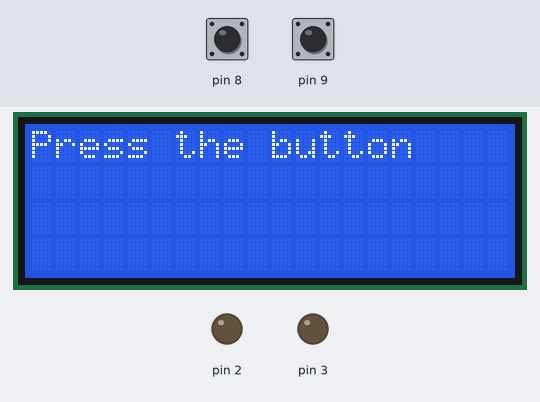
A sketch run on a simulated Arduino Uno, built with avr-gcc and run on an emulated ATmega328P. Parts: 20×4 character LCD, output pins drawn as LEDs (lit = HIGH). The inputs (shaded band) are chosen by the test bench; at power-on: pin 8 HIGH, pin 9 HIGH.

Above: at 1.2 s.
1.3 s: pin 8 pulled LOW for 0.15 s
At 1.8 s:
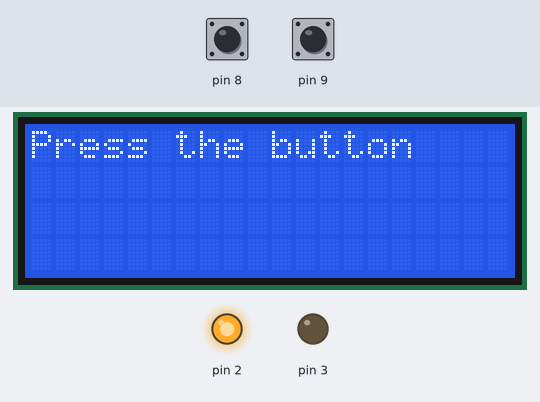
4.4 s: pin 9 pulled LOW for 0.15 s
At 5.3 s:
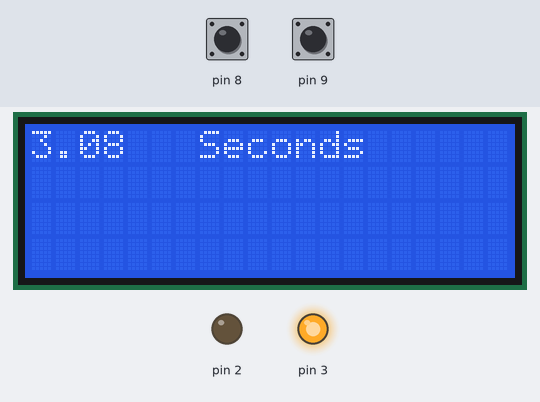
6.0 s: pin 8 pulled LOW for 1 s
At 6.5 s:
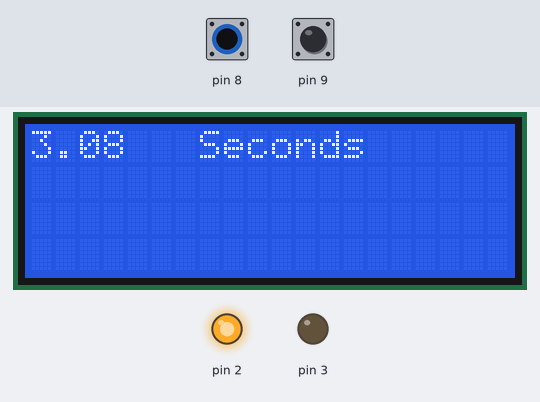
10.0 s: pin 9 pulled LOW for 1 s
At 11.0 s:
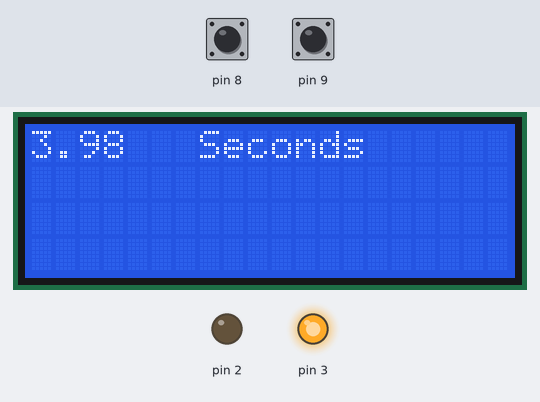
12.5 s: pin 8 pulled LOW for 0.15 s
At 13.6 s:
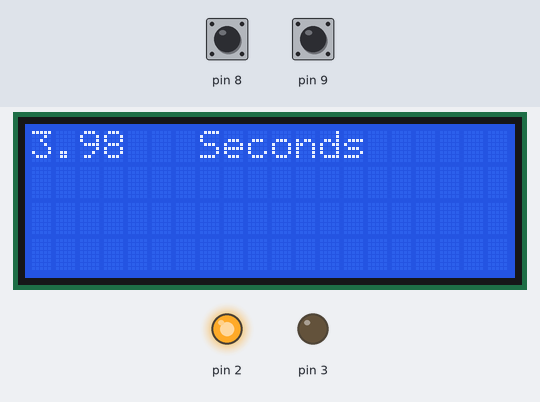
15.6 s: pin 9 pulled LOW for 3.2 s
At 16.3 s:
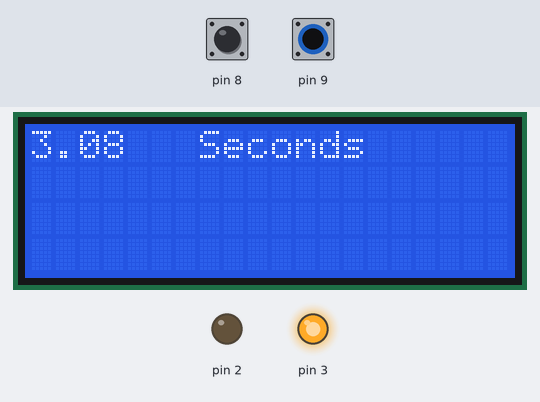
Timing chart, 0 to 18.6 s (numbered marks = the images above; inputs shaded):
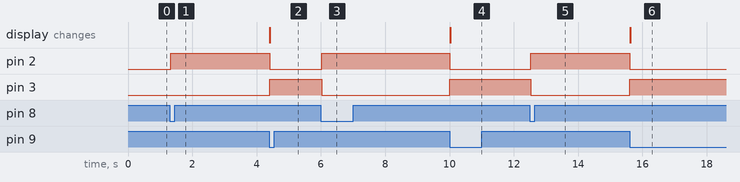

The sketch:

stopwatch.ino
```cpp
#include <Wire.h>
#include <LiquidCrystal_I2C.h>

LiquidCrystal_I2C lcd(0x3F,20,4);

double time = 0;
double a = millis();
double c ;

void setup()
{
 lcd.begin();
 lcd.backlight();
 pinMode(8, INPUT);
 digitalWrite(8, HIGH);
 pinMode(9, INPUT);
 digitalWrite(9, HIGH);
 pinMode(2, OUTPUT);
 digitalWrite(2, LOW);
 digitalWrite(3, LOW);
 pinMode(3, OUTPUT);
}

void loop()
{
lcd.clear();
lcd.print("Press the button");

 if(digitalRead(8) == LOW)
 {
    lcd.clear();
    a = millis();

   while(digitalRead(9) == HIGH)
   {
   c = millis();
   time = (c - a) / 1000;
   lcd.print(time);
   lcd.setCursor(7,0);
   lcd.print("Seconds");
   lcd.setCursor(0,0);
   digitalWrite(2, HIGH);
   digitalWrite(3, LOW);
   }
   if(digitalRead(9) == LOW)
   {
     while(digitalRead(8) == HIGH)
     {
       lcd.setCursor(0,0);

       lcd.setCursor(11,0);
       lcd.print("");
       lcd.setCursor(0,0);
          digitalWrite(2, LOW);
          digitalWrite(3, HIGH);
     }
   }
 }
}
```

Measured:
- after the input at 1.3 s, pin 2: LOW → HIGH at once
- after the input at 4.4 s, pin 2: HIGH → LOW at once; pin 3: LOW → HIGH at once; the display: changes at once (image 2)
- after the input at 6.0 s, pin 2: LOW → HIGH at once; pin 3: HIGH → LOW at once
- after the input at 10.0 s, pin 2: HIGH → LOW at once; pin 3: LOW → HIGH at once; the display: changes at once (image 4)
- after the input at 12.5 s, pin 2: LOW → HIGH at once; pin 3: HIGH → LOW at once
- after the input at 15.6 s, pin 2: HIGH → LOW at once; pin 3: LOW → HIGH at once; the display: changes at once (image 6)
